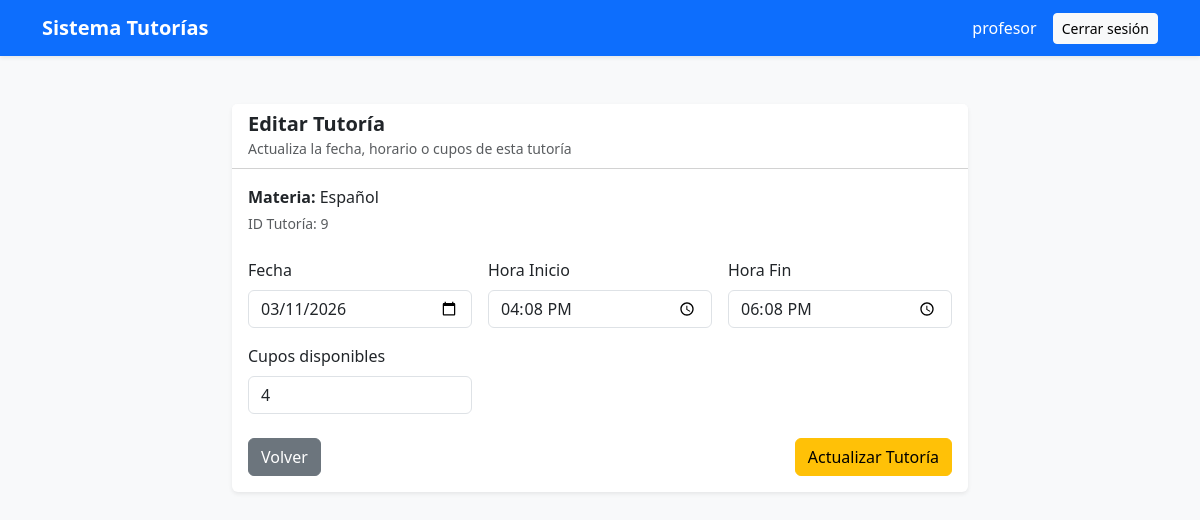
The app's page /sistema_tutorias/views/tutorias/editar.php?id=9 (signed in) with its own data.
### tables this page shows
CREATE TABLE `tb_tutorias` (
  `id_tutoria` int(11) NOT NULL,
  `id_profesor` int(11) NOT NULL,
  `id_materia` int(11) DEFAULT NULL,
  `fecha` date NOT NULL,
  `hora_inicio` time NOT NULL,
  `hora_fin` time NOT NULL,
  `cupos` int(11) NOT NULL,
  `estado` enum('disponible','reservada','cancelada','finalizada') DEFAULT 'disponible',
  `fecha_creacion` timestamp NOT NULL DEFAULT current_timestamp()
);

CREATE TABLE `tb_materias` (
  `id_materia` int(11) NOT NULL,
  `nombre` varchar(100) NOT NULL,
  `descripcion` varchar(255) DEFAULT NULL,
  `estado` tinyint(1) DEFAULT 1
);

### sistema_tutorias/views/tutorias/editar.php (the view, shortened to what this page needs)
<?php
require_once "../../config/conexion.php";
$id_tutoria = $_GET['id'] ?? null;
$stmt = $conexion->prepare("
SELECT
t.*,
m.nombre AS materia
FROM tb_tutorias t
INNER JOIN tb_materias m
ON t.id_materia = m.id_materia
WHERE t.id_tutoria = ?
");
$stmt->bind_param("i", $id_tutoria);
$stmt->execute();
$result = $stmt->get_result();
$tutoria = $result->fetch_assoc();
?>
<?php include "../../includes/header.php"; ?>
<?php include "../../includes/navbar.php"; ?>
<div class="container py-5">
<div class="row justify-content-center">
<div class="col-lg-8">
<div class="card shadow-sm border-0">
<div class="card-header bg-white">
<h5 class="mb-0 fw-semibold">
Editar Tutoría
</h5>
<small class="text-muted">
Actualiza la fecha, horario o cupos de esta tutoría
</small>
</div>
<div class="card-body">
<div class="mb-4">
<p class="mb-1">
<strong>Materia:</strong>
<?php echo htmlspecialchars($tutoria['materia']); ?>
</p>
<p class="mb-0 text-muted small">
ID Tutoría: <?php echo $tutoria['id_tutoria']; ?>
</p>
</div>
<form method="POST" action="../../controllers/TutoriaController.php?accion=actualizar">
<div class="row g-3">
<div class="col-md-4">
<label class="form-label">Fecha</label>
<input
type="date"
name="fecha"
class="form-control"
required
value="<?php echo $tutoria['fecha']; ?>">
</div>
<div class="col-md-4">
<label class="form-label">Hora Inicio</label>
<input
type="time"
name="hora_inicio"
class="form-control"
required
value="<?php echo $tutoria['hora_inicio']; ?>">
</div>
<div class="col-md-4">
<label class="form-label">Hora Fin</label>
<input
type="time"
name="hora_fin"
class="form-control"
required
value="<?php echo $tutoria['hora_fin']; ?>">
</div>
<div class="col-md-4">
<label class="form-label">Cupos disponibles</label>
<input
type="number"
name="cupos"
class="form-control"
min="1"
required
value="<?php echo $tutoria['cupos']; ?>">
</div>
</div>
<div class="d-flex justify-content-between mt-4">
<a href="listar.php" class="btn btn-secondary">
Volver
</a>
<button type="submit" class="btn btn-warning">
Actualizar Tutoría
</button>
</div>
</form>
</div>
</div>
</div>
</div>
</div>
<?php include "../../includes/footer.php"; ?>

### records on screen
tb_tutorias: id_materia.nombre "Español", id_tutoria "9", fecha "03/11/2026", hora_inicio "16:08:00", hora_fin "18:08:00", cupos "4"

### other values on screen
$nombre "profesor"
